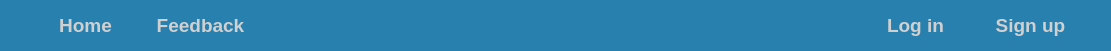
       <widget class="QFrame" name="frm1_Statusbar_7">
        <property name="geometry">
         <rect>
          <x>80</x>
          <y>74</y>
          <width>1111</width>
          <height>51</height>
         </rect>
        </property>
        <property name="styleSheet">
         <string notr="true">*{
 background-color: #2880AE;
 border-radius: 25px;
 }</string>
        </property>
        <property name="frameShape">
         <enum>QFrame::StyledPanel</enum>
        </property>
        <property name="frameShadow">
         <enum>QFrame::Raised</enum>
        </property>
        <widget class="QPushButton" name="btn_frm1_Register_7">
         <property name="geometry">
          <rect>
           <x>960</x>
           <y>10</y>
           <width>141</width>
           <height>31</height>
          </rect>
         </property>
         <property name="font">
          <font>
           <family>Segoe UI</family>
           <pointsize>14</pointsize>
           <italic>false</italic>
           <bold>true</bold>
          </font>
         </property>
         <property name="cursor">
          <cursorShape>PointingHandCursor</cursorShape>
         </property>
         <property name="styleSheet">
          <string notr="true">*{
 color: rgb(208, 208, 208);
 font: 700 14pt &quot;Segoe UI&quot;;
 }
 *:hover{
         font: 700 16pt &quot;Segoe UI&quot;;
 }</string>
         </property>
         <property name="text">
          <string>Sign up</string>
         </property>
        </widget>
        <widget class="QPushButton" name="btn_frm1_Home_7">
         <property name="geometry">
          <rect>
           <x>30</x>
           <y>10</y>
           <width>111</width>
           <height>31</height>
          </rect>
         </property>
         <property name="font">
          <font>
           <family>Segoe UI</family>
           <pointsize>14</pointsize>
           <italic>false</italic>
           <bold>true</bold>
          </font>
         </property>
         <property name="cursor">
          <cursorShape>PointingHandCursor</cursorShape>
         </property>
         <property name="styleSheet">
          <string notr="true">*{
 color: rgb(208, 208, 208);
         font: 700 14pt &quot;Segoe UI&quot;;
 }
 *:hover{
         font: 700 16pt &quot;Segoe UI&quot;;
 }</string>
         </property>
         <property name="text">
          <string>Home</string>
         </property>
        </widget>
        <widget class="QPushButton" name="btn_frm1_Feedaback_7">
         <property name="enabled">
          <bool>true</bool>
         </property>
         <property name="geometry">
          <rect>
           <x>130</x>
           <y>10</y>
           <width>141</width>
           <height>31</height>
          </rect>
         </property>
         <property name="minimumSize">
          <size>
           <width>5</width>
           <height>0</height>
          </size>
         </property>
         <property name="font">
          <font>
           <family>Segoe UI</family>
           <pointsize>14</pointsize>
           <italic>false</italic>
           <bold>true</bold>
          </font>
         </property>
         <property name="cursor">
          <cursorShape>PointingHandCursor</cursorShape>
         </property>
         <property name="mouseTracking">
          <bool>true</bool>
         </property>
         <property name="styleSheet">
          <string notr="true">*{
 color: rgb(208, 208, 208);
         font: 700 14pt &quot;Segoe UI&quot;;
 }
 *:hover{
         font: 700 16pt &quot;Segoe UI&quot;;
 }</string>
         </property>
         <property name="text">
          <string>Feedback</string>
         </property>
        </widget>
        <widget class="QPushButton" name="btn_frm1_Login_7">
         <property name="geometry">
          <rect>
           <x>860</x>
           <y>10</y>
           <width>111</width>
           <height>31</height>
          </rect>
         </property>
         <property name="font">
          <font>
           <family>Segoe UI</family>
           <pointsize>14</pointsize>
           <italic>false</italic>
           <bold>true</bold>
          </font>
         </property>
         <property name="cursor">
          <cursorShape>PointingHandCursor</cursorShape>
         </property>
         <property name="styleSheet">
          <string notr="true">*{
 color: rgb(208, 208, 208);
         font: 700 14pt &quot;Segoe UI&quot;;
 }
 *:hover{
         font: 700 16pt &quot;Segoe UI&quot;;
 }</string>
         </property>
         <property name="text">
          <string>Log in</string>
         </property>
        </widget>
       </widget>
